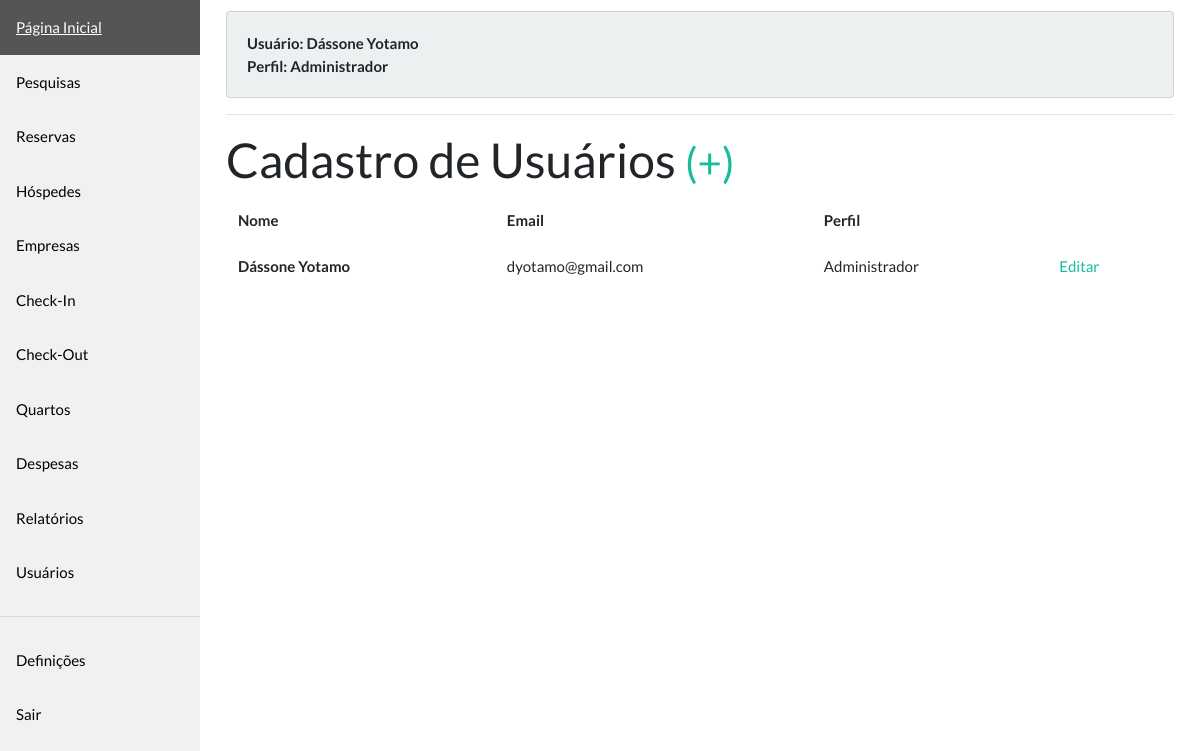
Page /users/ (signed in) on the earlier database version.
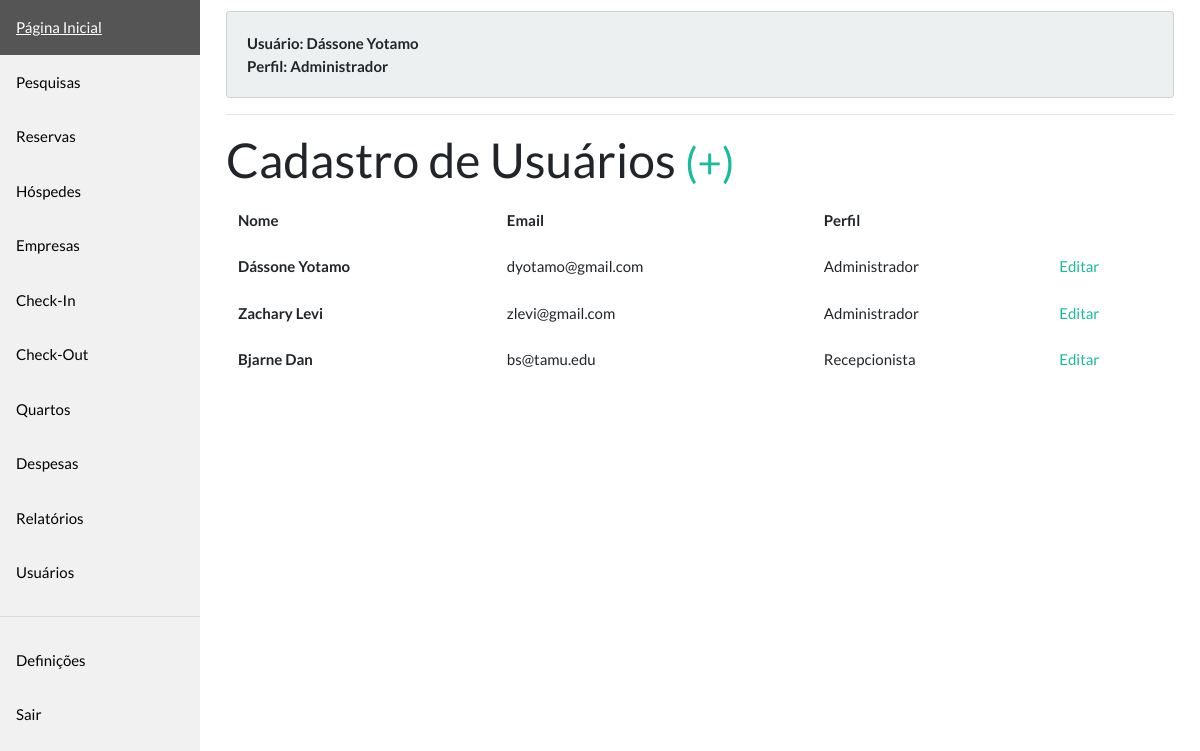
Same page on the later database version.
### models.py (models this page shows)
class BaseModel(Model):
    class Meta:
        database = db

class User(BaseModel, UserMixin):
    name = CharField(max_length=255)
    email = CharField(max_length=255, unique=True)
    profile = CharField(max_length=50, choices=PROFILES)
    password = CharField(max_length=255, default=gph(
        'passwd'))  # TODO remove it later
    created_at = DateTimeField(default=datetime.now())
    updated_at = DateTimeField(null=True)
    created_by = ForeignKeyField('self', column_name='created_by', null=True)
    updated_by = ForeignKeyField('self',  column_name='updated_by', null=True)
    def get_profile_label(self):
        return dict(PROFILES)[self.profile]

### views/users.py (the view)
@users.route('/', methods=['GET'])
@login_required
@allowed_profile(['admin'])
def user_index():
    return render_template('users/index.html', users=get_all(User))

### app.py (called while the page is built)
@login_manager.user_loader
def load_user(user_id):
    return get(User, user_id)

### dao.py (called while the page is built)
def get(model: Type, id: int) -> Model:
    try:
        return model.get(id)
    except model.DoesNotExist:
        raise abort(404)

def get_all(model: Type) -> ModelSelect:
    return model.select()

### utils/security.py (called while the page is built)
    def __call__(self, func):
        @wraps(func)
        def wrapped_func(*args, **kwargs):
            user_authed = current_user.is_authenticated
            if user_authed and current_user.profile in self.profiles:
                return func(*args, **kwargs)
            raise abort(403)
        return wrapped_func

### templates/users/index.html
{% extends "layout/base.html" %}
{% block content %}
<div>
    <h1>Cadastro de Usuários <small><a href="{{ url_for('users.user_new') }}">(+)</small></a></h1>
    {% if users %}
    <div class="table-responsive">
        <table class="table table-borderless">
            <thead>
                <tr>
                    <th scope="col">Nome</th>
                    <th scope="col">Email</th>
                    <th scope="col">Perfil</th>
                    <th scope="col"></th>
                </tr>
            </thead>
            <tbody>
                {% for user in users %}
                <tr>
                    <th scope="row">{{ user.name }}</th>
                    <td>{{ user.email }}</td>
                    <td>{{ user.get_profile_label() }}</td>
                    <td><a href="{{ url_for('users.user_edit', user_id=user.id) }}">Editar</a></td>
                </tr>
                {% endfor %}
            </tbody>
        </table>
    </div>
    {% endif %}
</div>
{% endblock %}

### templates/layout/base.html (shortened to what this page needs)
<!doctype html>
<html lang="en">
<head>
    <link rel="stylesheet" href="{{ url_for('static', filename='styles.css') }}">
    <link rel="stylesheet" href="https://stackpath.bootstrapcdn.com/bootswatch/4.5.0/flatly/bootstrap.min.css"
>
</head>
<body>
    <div class="sidebar">
        <a href="{{ url_for('index') }}">Página Inicial</a>
        {% if current_user.profile in ('receptionist', 'manager', 'admin') %}
        <a href="#">Pesquisas</a>
        {% endif %}
        {% if current_user.profile in ('receptionist', 'manager', 'admin') %}
        <a href="#">Reservas</a>
        {% endif %}
        {% if current_user.profile in ('receptionist', 'manager', 'admin') %}
        <a href="{{ url_for('guests.guest_index') }}">Hóspedes</a>
        {% endif %}
        {% if current_user.profile in ('receptionist', 'manager', 'admin') %}
        <a href="{{ url_for('companies.company_index') }}">Empresas</a>
        {% endif %}
        {% if current_user.profile in ('receptionist', 'manager', 'admin') %}
        <a href="#">Check-In</a>
        {% endif %}
        {% if current_user.profile in ('receptionist', 'manager', 'admin') %}
        <a href="#">Check-Out</a>
        {% endif %}
        {% if current_user.profile in ('receptionist', 'manager', 'admin') %}
        <a href="{{ url_for('rooms.room_index') }}">Quartos</a>
        {% endif %}
        {% if current_user.profile in ('receptionist', 'manager', 'admin') %}
        <a href="#">Despesas</a>
        {% endif %}
        {% if current_user.profile in ('receptionist', 'manager', 'admin') %}
        <a href="#">Relatórios</a>
        {% endif %}
        {% if current_user.profile in ('admin') %}
        <a href="{{ url_for('users.user_index') }}">Usuários</a>
        {% endif %}
        <hr />
        {% if current_user.profile in ('receptionist', 'manager', 'admin') %}
        <a href="#">Definições</a>
        <a href="{{ url_for('logout') }}">Sair</a>
        {% endif %}
    </div>
    <div class="content">
        <div style="padding: 10px">
            <div class="card card-body bg-light" style="font-weight: bold">
                <div>
                    Usuário: {{ current_user.name.title() }}
                </div>
                <div>
                    Perfil: {{ current_user.get_profile_label() }}
                </div>
            </div>
            <hr />
            {% block content %}
            {% endblock %}
        </div>
    </div>
</body>
</html>

Differences in the rows shown:
added User: name "Zachary Levi", email "zlevi@gmail.com", get_profile_label "Administrador"
added User: name "Bjarne Dan", email "bs@tamu.edu", get_profile_label "Recepcionista"
